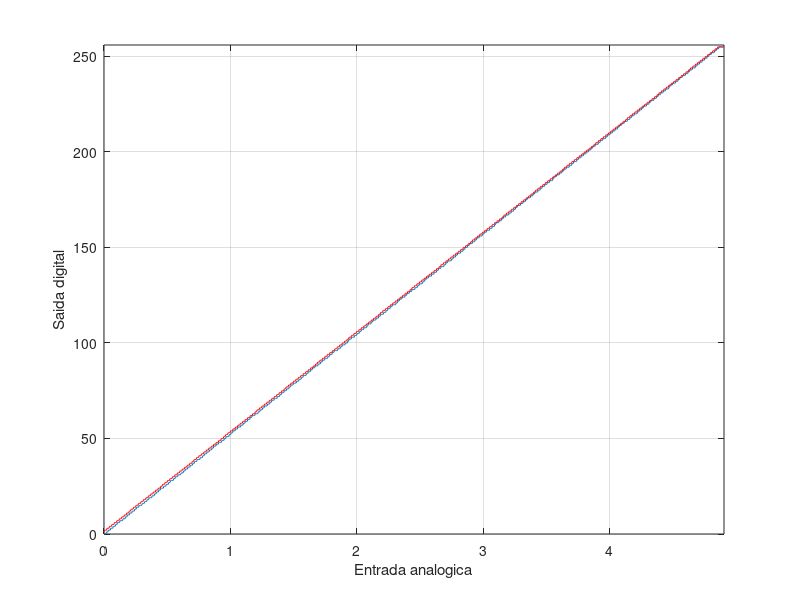
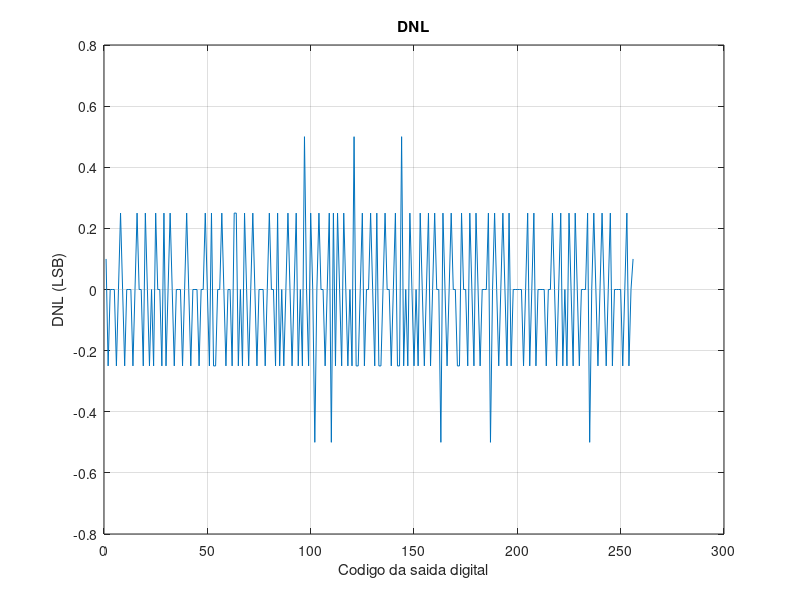
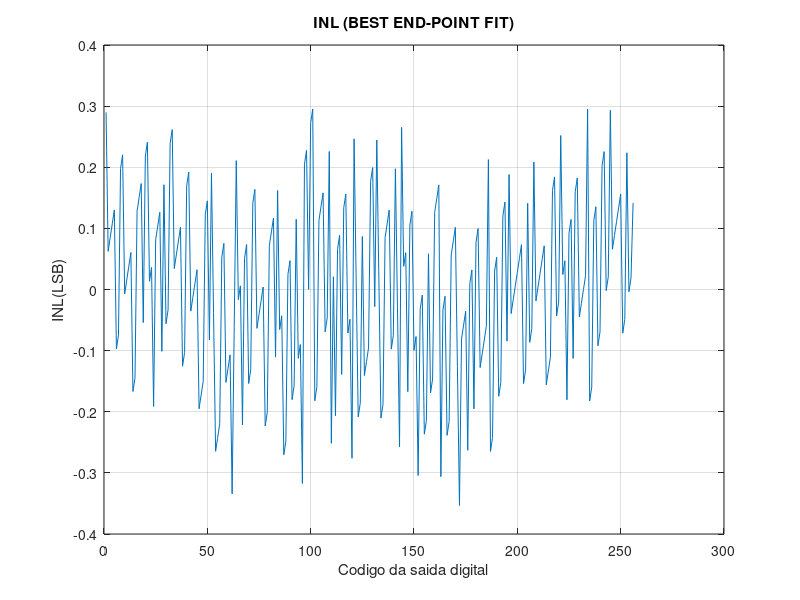

The MATLAB source for these figures, in order:
%-------------------------------------------------%
% Based on the code
% APPLICATION NOTE 2085
% Histogram Testing Determines DNL and INL Errors
% http://www.maxim-ic.com/
% Autor: Thiago Brito
% Alterado por: Patrick Chagas dos Santos em 29/06/2019.
%-------------------------------------------------%

clear all
close all
clc

%Faixa de tensao total do conversor
V = 4.902344;

%Carregando os dados para a geracao do grafico

% saida = csvread('simulacao_metadecap_somadorfinal_5bits_320.csv', 1, 0);

% saida = csvread('teste_verilog8.csv', 1, 0);
saida = csvread('micro.csv', 1, 0);

%resoluçao do ADC
nbit = 8;

%relação do DAC para ADC: 1024/256
amostras = 4;

passos = V/((2^nbit));

%Montando as linhas de cada grafico

[l c] = size(saida);

%Percorrer a matrix saida

for i = 1:l
    %Percorre a linha recolhendo os valores para tensoes diferentes na
    %entrada
    for k = 2:c
        if saida(i,k) > 3
            aux = 2^((k-1)-1);
        else
            aux = 0;
        end
        if (k<=2)
            grafico(i)= aux;
        else
            grafico(i) = grafico(i) + aux;
        end
    end
end


t(1) = 0;
for i=1:l
    t(i) = saida(i,1);
%     t(i+1) = t(i) + passos;
%     grafico(i) = grafico(i)-4;
%     if(t(i)>0.064)
%         grafico(i) = grafico(i) + 1;
%     end
end

figure,plot(t,grafico(1,1:l))
axis([0 t(l) 0 (2^nbit)])
xlabel('Entrada analogica')
ylabel('Saida digital')
grid
hold on

j=0;
aux = passos;
for i=1:l
    if (saida(i)>aux)
        j=j+1;
        aux=aux+passos;
    end
    teste(i) = j;
end
% Metadecap

%original: teste = [ teste(5:end) 31 31 31 31 31];
teste = [ teste(8:end) 255 255 255 255 255 255 255 255];
plot(t,teste(1,1:l),'-r')

%Calculo DNL

Vlsb = V/(2^nbit);
DNL = 0;
% DNL = |[(VD+1- VD)/VLSB-IDEAL - 1] | , where 0 < D < 2N - 2.
% VD is the physical value corresponding to the digital output code D, N is
% the ADC resolution, and VLSB-IDEAL is the ideal spacing for two adjacent 
% digital codes.

aux = hist(grafico,2^nbit);

dnl = (aux./amostras)-1;
% dnl = [0.1 dnl(2:31) 0.1];
dnl = [0.1 dnl(2:255) 0.1];
figure;
plot([1:2^nbit],dnl);
grid on;
title('DNL');
xlabel('Codigo da saida digital');
ylabel('DNL (LSB)');


DNL = sort(dnl);
[i, j] = size(DNL);
str = sprintf('O pior DNL negativo do conversor eh %d LSB e o pior caso positivo eh %d LSB', DNL(i), DNL(j));
disp(str);


%Calculo INL

INL = 0;

% INL = | [(VD - VZERO)/VLSB-IDEAL] - D | , where 0 < D < 2N-1.
% VD is the analog value represented by the digital output code D, N is the
% ADC's resolution, VZERO is the minimum analog input corresponding to an 
% all-zero output code, and VLSB-IDEAL is the ideal spacing for two adjacent 
% output codes.

inl = zeros(1,2^nbit);
for i=1:2^nbit
    inl(i) = sum(dnl(1:i));
end

%INL with end-points fit, i.e. INL=0 at end-points the straight line joining
%the 2 end points
%[p,S]=polyfit([1,2^numbit-2],[inl(1),inl(2^numbit-2)],1);
%the best-fit straight line
[p,S]=polyfit([1:2^nbit],inl,1);
inl=inl-p(1)*[1:2^nbit]-p(2);

figure;
plot([1:2^nbit],inl);
grid on;
title('INL (BEST END-POINT FIT)');
xlabel('Codigo da saida digital');
ylabel('INL(LSB)');

INL = sort(inl);
[i, j] = size(INL);
str = sprintf('O pior INL negativo do conversor eh %d LSB e o pior caso positivo eh %d LSB', INL(i), INL(j));
disp(str);

